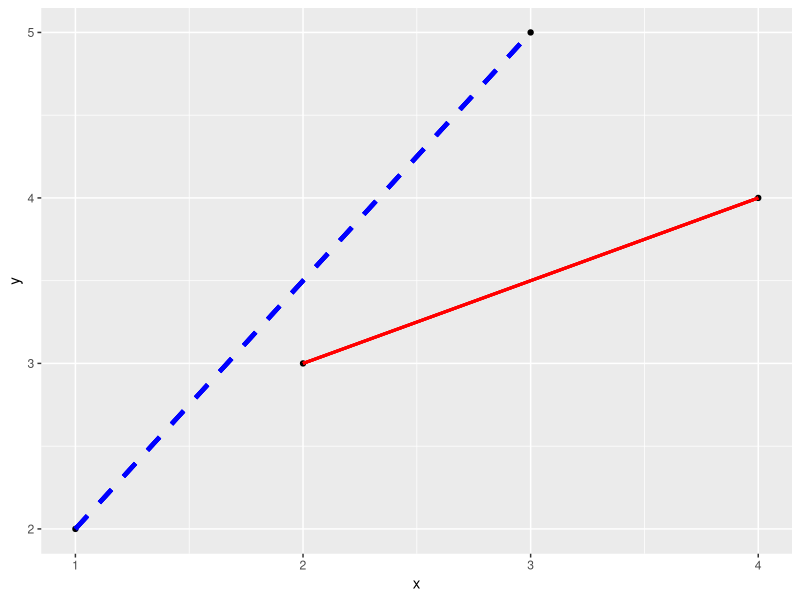

This chart was generated by the following R code:
#20. Write a code snippet using geom_segment() to add customized line segments to your plot.
library(ggplot2)

data <- data.frame(x = c(1, 2, 3, 4),
                   y = c(2, 3, 5, 4))

ggplot(data, aes(x, y)) +
  geom_point() +
  geom_segment(aes(x = 1, y = 2, xend = 3, yend = 5), color = "blue", size = 1.5, linetype = "dashed") + 
  geom_segment(aes(x = 2, y = 3, xend = 4, yend = 4), color = "red", size = 1, linetype = "solid")  
